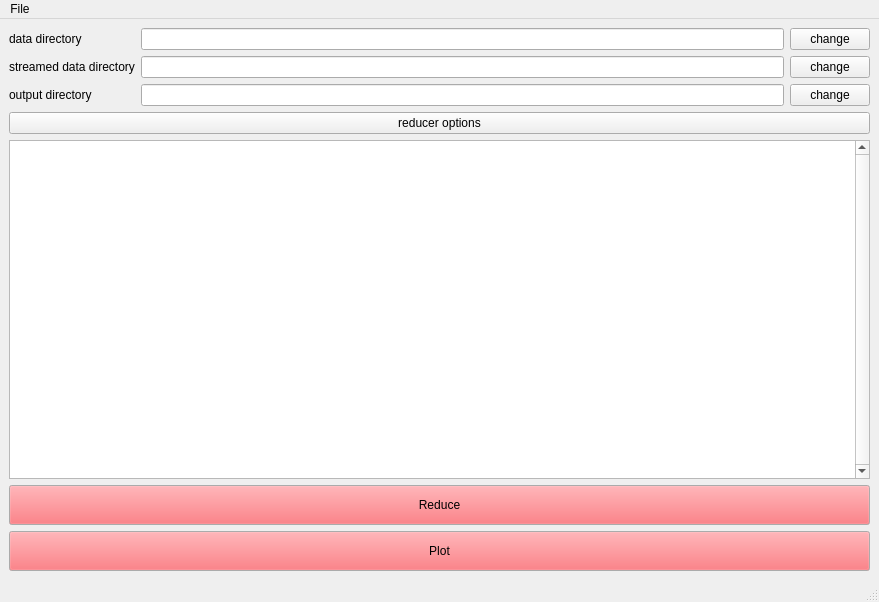
<?xml version="1.0" encoding="UTF-8"?>
<ui version="4.0">
 <class>SLIM</class>
 <widget class="QMainWindow" name="SLIM">
  <property name="geometry">
   <rect>
    <x>0</x>
    <y>0</y>
    <width>879</width>
    <height>602</height>
   </rect>
  </property>
  <property name="windowTitle">
   <string notr="true">SLIM</string>
  </property>
  <property name="windowIcon">
   <iconset>
    <normaloff>../../motofit/icons/scattering.png</normaloff>../../motofit/icons/scattering.png</iconset>
  </property>
  <property name="unifiedTitleAndToolBarOnMac">
   <bool>false</bool>
  </property>
  <widget class="QWidget" name="centralwidget">
   <layout class="QGridLayout" name="gridLayout">
    <item row="0" column="0">
     <widget class="QLabel" name="label">
      <property name="text">
       <string>data directory</string>
      </property>
     </widget>
    </item>
    <item row="0" column="1">
     <widget class="QLineEdit" name="data_directory">
      <property name="enabled">
       <bool>true</bool>
      </property>
     </widget>
    </item>
    <item row="0" column="2">
     <widget class="QPushButton" name="change_data_directory">
      <property name="text">
       <string>change</string>
      </property>
     </widget>
    </item>
    <item row="1" column="0">
     <widget class="QLabel" name="label_3">
      <property name="text">
       <string>streamed data directory</string>
      </property>
     </widget>
    </item>
    <item row="1" column="1">
     <widget class="QLineEdit" name="streamed_directory">
      <property name="enabled">
       <bool>true</bool>
      </property>
     </widget>
    </item>
    <item row="1" column="2">
     <widget class="QPushButton" name="change_streamed_directory">
      <property name="text">
       <string>change</string>
      </property>
     </widget>
    </item>
    <item row="2" column="0">
     <widget class="QLabel" name="label_2">
      <property name="text">
       <string>output directory</string>
      </property>
     </widget>
    </item>
    <item row="2" column="1">
     <widget class="QLineEdit" name="output_directory">
      <property name="enabled">
       <bool>true</bool>
      </property>
     </widget>
    </item>
    <item row="2" column="2">
     <widget class="QPushButton" name="change_output_directory">
      <property name="text">
       <string>change</string>
      </property>
     </widget>
    </item>
    <item row="3" column="0" colspan="3">
     <widget class="QPushButton" name="reducer_variables">
      <property name="text">
       <string>reducer options</string>
      </property>
     </widget>
    </item>
    <item row="4" column="0" colspan="3">
     <widget class="QTableView" name="file_list">
      <property name="verticalScrollBarPolicy">
       <enum>Qt::ScrollBarAlwaysOn</enum>
      </property>
      <attribute name="horizontalHeaderCascadingSectionResizes">
       <bool>true</bool>
      </attribute>
      <attribute name="horizontalHeaderDefaultSectionSize">
       <number>120</number>
      </attribute>
      <attribute name="horizontalHeaderStretchLastSection">
       <bool>false</bool>
      </attribute>
     </widget>
    </item>
    <item row="5" column="0" colspan="3">
     <widget class="QPushButton" name="reduce">
      <property name="minimumSize">
       <size>
        <width>0</width>
        <height>40</height>
       </size>
      </property>
      <property name="palette">
       <palette>
        <active>
         <colorrole role="Button">
          <brush brushstyle="SolidPattern">
           <color alpha="255">
            <red>255</red>
            <green>80</green>
            <blue>88</blue>
           </color>
          </brush>
         </colorrole>
        </active>
        <inactive>
         <colorrole role="Button">
          <brush brushstyle="SolidPattern">
           <color alpha="255">
            <red>255</red>
            <green>80</green>
            <blue>88</blue>
           </color>
          </brush>
         </colorrole>
        </inactive>
        <disabled>
         <colorrole role="Button">
          <brush brushstyle="SolidPattern">
           <color alpha="255">
            <red>255</red>
            <green>80</green>
            <blue>88</blue>
           </color>
          </brush>
         </colorrole>
        </disabled>
       </palette>
      </property>
      <property name="text">
       <string>Reduce</string>
      </property>
     </widget>
    </item>
    <item row="6" column="0" colspan="3">
     <widget class="QPushButton" name="plot">
      <property name="minimumSize">
       <size>
        <width>0</width>
        <height>40</height>
       </size>
      </property>
      <property name="palette">
       <palette>
        <active>
         <colorrole role="Button">
          <brush brushstyle="SolidPattern">
           <color alpha="255">
            <red>255</red>
            <green>80</green>
            <blue>88</blue>
           </color>
          </brush>
         </colorrole>
        </active>
        <inactive>
         <colorrole role="Button">
          <brush brushstyle="SolidPattern">
           <color alpha="255">
            <red>255</red>
            <green>80</green>
            <blue>88</blue>
           </color>
          </brush>
         </colorrole>
        </inactive>
        <disabled>
         <colorrole role="Button">
          <brush brushstyle="SolidPattern">
           <color alpha="255">
            <red>255</red>
            <green>80</green>
            <blue>88</blue>
           </color>
          </brush>
         </colorrole>
        </disabled>
       </palette>
      </property>
      <property name="text">
       <string>Plot</string>
      </property>
     </widget>
    </item>
   </layout>
  </widget>
  <widget class="QMenuBar" name="menubar">
   <property name="geometry">
    <rect>
     <x>0</x>
     <y>0</y>
     <width>879</width>
     <height>22</height>
    </rect>
   </property>
   <widget class="QMenu" name="menuLoad">
    <property name="title">
     <string>File</string>
    </property>
    <addaction name="actionLoad"/>
    <addaction name="separator"/>
    <addaction name="actionSave"/>
    <addaction name="actionSave_As"/>
   </widget>
   <addaction name="menuLoad"/>
  </widget>
  <widget class="QStatusBar" name="statusbar"/>
  <action name="actionSave">
   <property name="text">
    <string>Save</string>
   </property>
  </action>
  <action name="actionSave_As">
   <property name="text">
    <string>Save As</string>
   </property>
  </action>
  <action name="actionLoad">
   <property name="text">
    <string>Load</string>
   </property>
   <property name="shortcut">
    <string>Ctrl+L</string>
   </property>
  </action>
  <action name="actionPlot">
   <property name="text">
    <string>plot</string>
   </property>
  </action>
 </widget>
 <resources>
  <include location="../resources.qrc"/>
 </resources>
 <connections/>
</ui>
